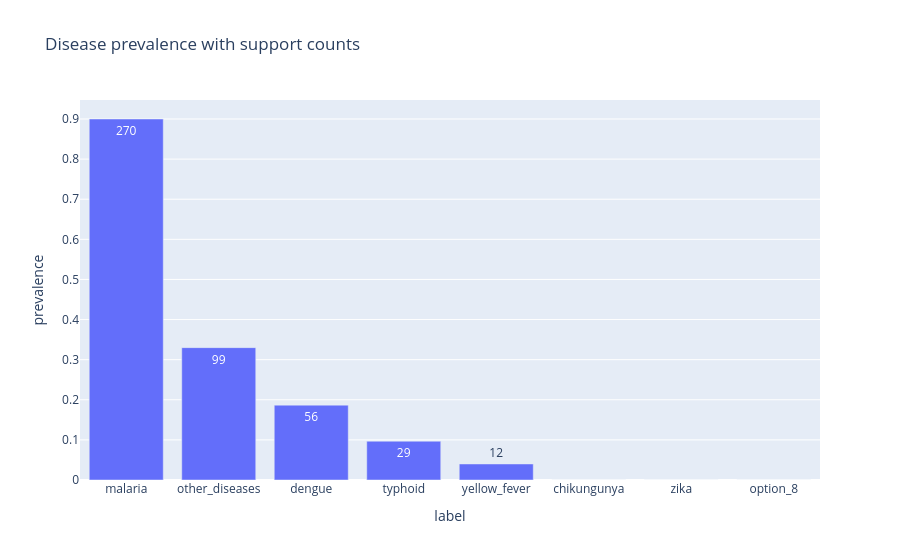
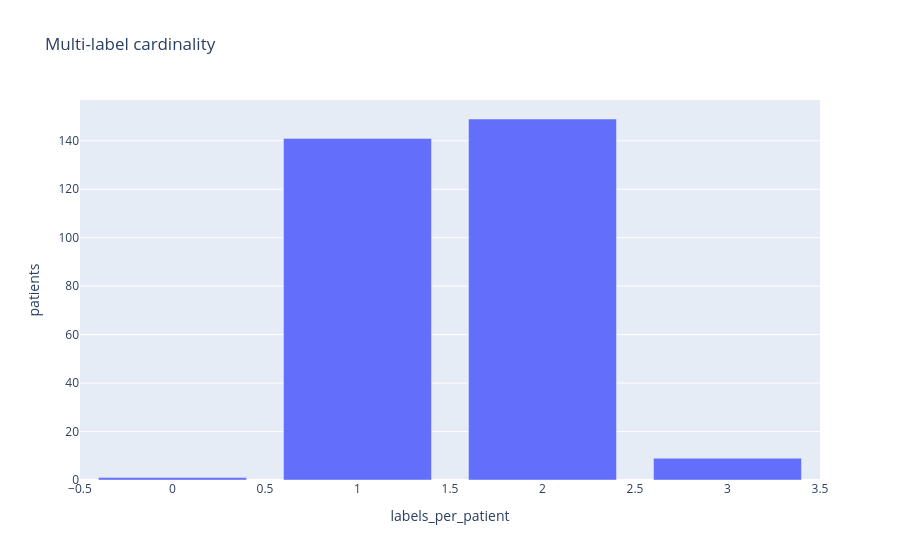
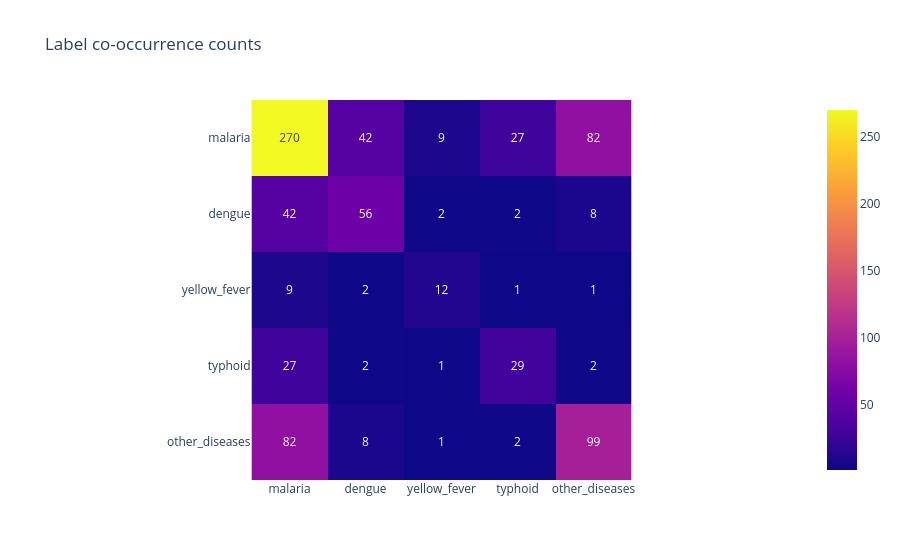

Notebook cell for these charts, in order:
### Markdown cell above
# 6. Exploratory Data Analysis

EDA is descriptive, not causal. Its role is to expose imbalance,
co-infection, missingness, and center dependence that affect evaluation.

### Code cell
distribution = pd.DataFrame({
    "label": y_all.columns,
    "positives": y_all.sum().values,
    "prevalence": y_all.mean().values,
}).sort_values("positives", ascending=False)
display(distribution)
px.bar(
    distribution, x="label", y="prevalence", text="positives",
    title="Disease prevalence with support counts",
).show()

cardinality = y.sum(axis=1).value_counts().sort_index().rename_axis("labels_per_patient").reset_index(name="patients")
display(cardinality)
px.bar(cardinality, x="labels_per_patient", y="patients", title="Multi-label cardinality").show()

cooccurrence = pd.DataFrame(y.T.values @ y.values, index=labels, columns=labels)
px.imshow(cooccurrence, text_auto=True, title="Label co-occurrence counts").show()

### Figure 1 — Plotly figure (JSON) as saved in the notebook; plotly's stock layout.template omitted (floating-point values rounded to 4 significant figures)
{"data": [{"hovertemplate": "label=%{x}<br>prevalence=%{y}<br>positives=%{text}<extra></extra>", "legendgroup": "", "marker": {"color": "#636efa", "pattern": {"shape": ""}}, "name": "", "orientation": "v", "showlegend": false, "text": [270.0, 99.0, 56.0, 29.0, 12.0, 0.0, 0.0, 0.0], "textposition": "auto", "type": "bar", "x": ["malaria", "other_diseases", "dengue", "typhoid", "yellow_fever", "chikungunya", "zika", "option_8"], "xaxis": "x", "y": [0.9, 0.33, 0.1867, 0.09667, 0.04, 0.0, 0.0, 0.0], "yaxis": "y"}], "layout": {"barmode": "relative", "legend": {"tracegroupgap": 0}, "title": {"text": "Disease prevalence with support counts"}, "xaxis": {"anchor": "y", "domain": [0.0, 1.0], "title": {"text": "label"}}, "yaxis": {"anchor": "x", "domain": [0.0, 1.0], "title": {"text": "prevalence"}}}}

### Figure 2 — Plotly figure (JSON) as saved in the notebook; plotly's stock layout.template omitted (floating-point values rounded to 4 significant figures)
{"data": [{"hovertemplate": "labels_per_patient=%{x}<br>patients=%{y}<extra></extra>", "legendgroup": "", "marker": {"color": "#636efa", "pattern": {"shape": ""}}, "name": "", "orientation": "v", "showlegend": false, "textposition": "auto", "type": "bar", "x": [0, 1, 2, 3], "xaxis": "x", "y": [1, 141, 149, 9], "yaxis": "y"}], "layout": {"barmode": "relative", "legend": {"tracegroupgap": 0}, "title": {"text": "Multi-label cardinality"}, "xaxis": {"anchor": "y", "domain": [0.0, 1.0], "title": {"text": "labels_per_patient"}}, "yaxis": {"anchor": "x", "domain": [0.0, 1.0], "title": {"text": "patients"}}}}

### Figure 3 — Plotly figure (JSON) as saved in the notebook; plotly's stock layout.template omitted (floating-point values rounded to 4 significant figures)
{"data": [{"coloraxis": "coloraxis", "hovertemplate": "x: %{x}<br>y: %{y}<br>color: %{z}<extra></extra>", "name": "0", "texttemplate": "%{z}", "type": "heatmap", "x": ["malaria", "dengue", "yellow_fever", "typhoid", "other_diseases"], "xaxis": "x", "y": ["malaria", "dengue", "yellow_fever", "typhoid", "other_diseases"], "yaxis": "y", "z": [[270, 42, 9, 27, 82], [42, 56, 2, 2, 8], [9, 2, 12, 1, 1], [27, 2, 1, 29, 2], [82, 8, 1, 2, 99]]}], "layout": {"coloraxis": {"colorscale": [[0.0, "#0d0887"], [0.1111, "#46039f"], [0.2222, "#7201a8"], [0.3333, "#9c179e"], [0.4444, "#bd3786"], [0.5556, "#d8576b"], [0.6667, "#ed7953"], [0.7778, "#fb9f3a"], [0.8889, "#fdca26"], [1.0, "#f0f921"]]}, "title": {"text": "Label co-occurrence counts"}, "xaxis": {"anchor": "y", "constrain": "domain", "domain": [0.0, 1.0], "scaleanchor": "y"}, "yaxis": {"anchor": "x", "autorange": "reversed", "constrain": "domain", "domain": [0.0, 1.0]}}}
